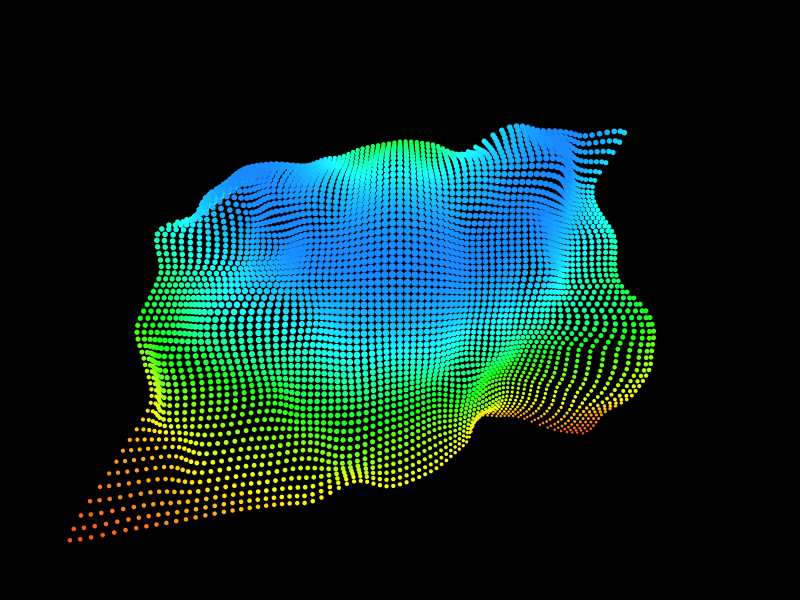
Frame 1 (no input)
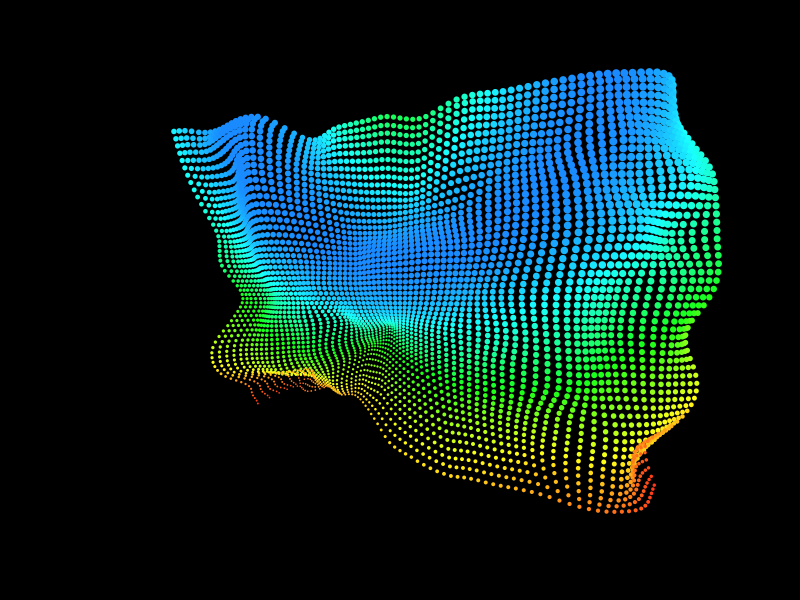
Frame 60 (the mouse pressed at the canvas centre just before this capture)
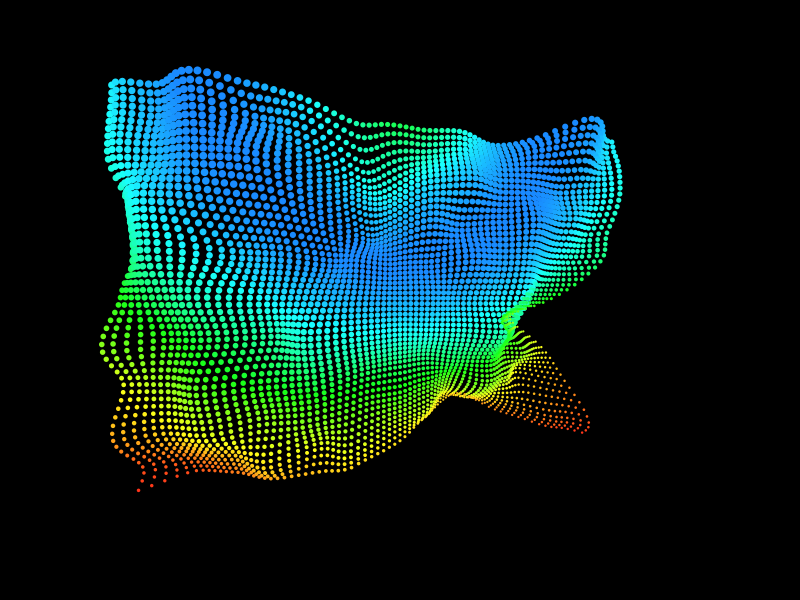
Frame 120 (the mouse held since frame 60 and released just before this capture)

The Processing sketch that drew these frames (run headless with seeded random() and noise(); from frame 60 on, the mouse is pressed at the canvas centre):

// Processing sketch: processing_150120
// ── processing_150120.pde

float xstart, ystart, squaresize, squaresizeX, time, d;
int delay = 60;

void setup() {
  size(800, 600);
  background(0);
  xstart = random(10);
  ystart = random(10);
  squaresize = height/7;
  squaresizeX = width/7;
}

void draw() {
  time = map(frameCount, 0, delay, 0, 1);
  background(0);
  noStroke();

  //stroke(0);
  fill(255, 80);

  xstart += 0.02;
  ystart += 0.01;

  translate(width/2, height/2);
  float ynoise = ystart;
  for (float y = -squaresize; y <= squaresize; y+=3) {
    ynoise += 0.02;
    float xnoise = xstart;
    for (float x = -squaresizeX; x <= squaresizeX; x+=3) {
      colorMode(HSB, 255, 100, 100);
      d = map(sin(0.02*dist(width/2+x, width/2+y, width/2, height/2) - TWO_PI*time), -1, 1, .5, 1);
      float f = map(sin(0.02*dist(width/2+x, width/2+y, width/2, height/2) - TWO_PI*time), -1, 1, 0, 150);
      fill(int(f), 90, 100);
      xnoise += 0.02;
      drawPoint(x, y, noise(xnoise, ynoise));
      colorMode(RGB);
    }
  }
}

void drawPoint(float x, float y, float noiseFactor) {

  pushMatrix();
  translate(x * noiseFactor * 4, y * noiseFactor * 4);
  float edgeSize = noiseFactor * 12;
  ellipse(0, 0, edgeSize*d, edgeSize*d);
  popMatrix();
}
